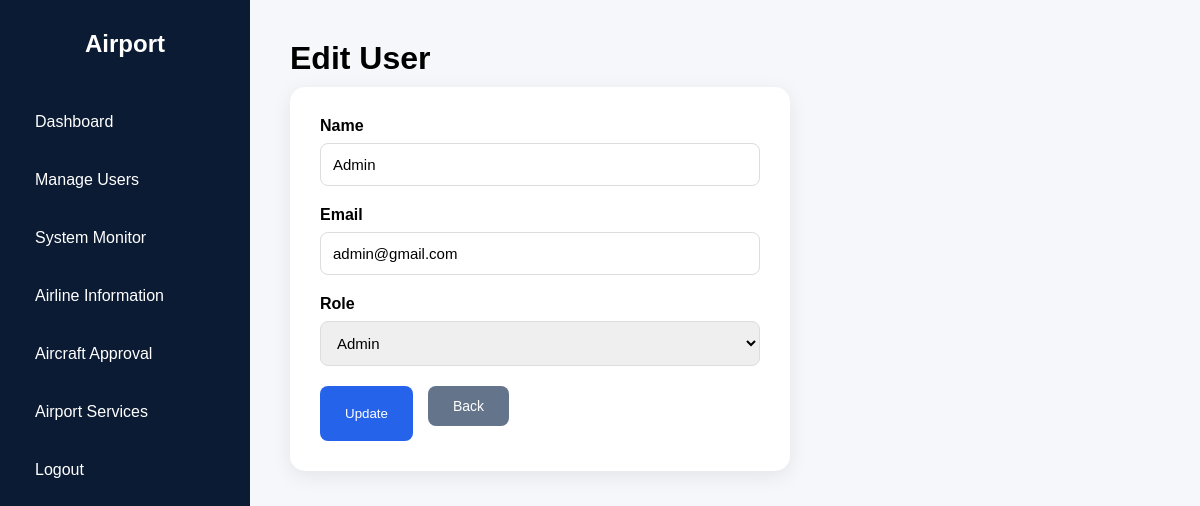
Page /admin/edit_user.php?id=3 (signed in) on the committed database.
### tables this page shows
CREATE TABLE `users` (
  `id` int(11) NOT NULL,
  `name` varchar(100) NOT NULL,
  `email` varchar(100) NOT NULL,
  `password` varchar(255) NOT NULL,
  `role` varchar(50) NOT NULL,
  `created_at` timestamp NOT NULL DEFAULT current_timestamp()
);

### admin/edit_user.php (the view, shortened to what this page needs)
<?php
include "../config/database.php";
$id = $_GET['id'];
$sql = "SELECT * FROM users WHERE id=$id";
$result = mysqli_query($conn,$sql);
$user = mysqli_fetch_assoc($result);
?>
<!DOCTYPE html>
<html>
<head>
<link rel="stylesheet" href="../assets/css/admin.css">
</head>
<body>
<div class="admin-container">
<?php include "../includes/admin_sidebar.php"; ?>
<div class="main-content">
<h1>Edit User</h1>
<div class="form-card">
<form method="POST">
<label>Name</label>
<input
type="text"
name="name"
value="<?php echo $user['name']; ?>"
>
<label>Email</label>
<input
type="email"
name="email"
value="<?php echo $user['email']; ?>"
>
<label>Role</label>
<select name="role">
<option
value="admin"
<?php if($user['role']=="admin") echo "selected"; ?>
>
Admin
</option>
</select>
<div class="form-buttons">
<button class="save-btn" type="submit" name="update">
Update
</button>
<a class="back-btn" href="users.php">
Back
</a>
 </div>
</form>
   </div>
   </div>
 </div>
</body>
</html>

### assets/css/admin.css (style rules this page uses)
* { margin:0; padding:0; box-sizing:border-box; font-family:Arial, sans-serif; }
body { min-height:100vh; background:#f5f7fb; }
.admin-container { display:flex; min-height:100vh; }
.main-content { flex:1; padding:40px; }
.main-content h1 { font-size:32px; margin-bottom:10px; }
.back-btn { display:inline-block; margin-bottom:15px; padding:8px 16px; background:#64748b; color:white; text-decoration:none; border-radius:6px; font-size:14px; }
.form-card { background:white; padding:30px; border-radius:15px; width:500px; box-shadow:0 5px 20px rgba(0,0,0,0.08); }
.form-card label { display:block; margin-bottom:8px; font-weight:600; }
.form-card input, .form-card select { width:100%; padding:12px; margin-bottom:20px; border:1px solid #ddd; border-radius:8px; font-size:15px; }
.form-buttons { display:flex; gap:15px; }
.save-btn { background:#2563eb; color:white; border:none; padding:12px 25px; border-radius:8px; cursor:pointer; }
.back-btn { background:#64748b; color:white; padding:12px 25px; border-radius:8px; text-decoration:none; }

### rows in the picture
users: name "Admin", email "admin@gmail.com", role "Admin"
